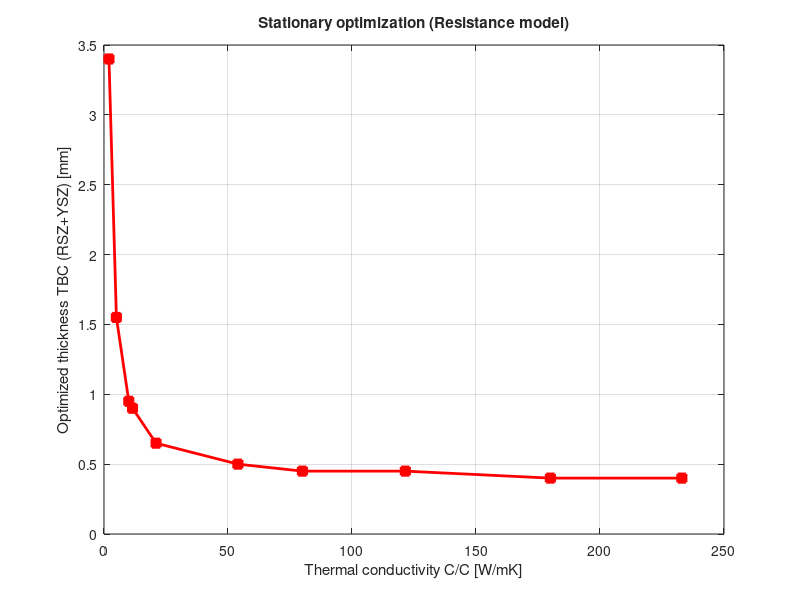

The MATLAB script that drew this image:
% BILAYER TBC WITH C/C - Resistance model (DEFINITIVO)
% ===============================================================
clear; clc; close all;

% --- Figure styling: light background, dark text (matching design.m) ---
set(0, 'DefaultFigureColor',    [0.97 0.97 0.97], ...  % figure background: near-white
       'DefaultAxesColor',      [1.00 1.00 1.00], ...  % axes background: white
       'DefaultAxesXColor',     [0.15 0.15 0.15], ...  % X tick/label: dark grey
       'DefaultAxesYColor',     [0.15 0.15 0.15], ...  % Y tick/label: dark grey
       'DefaultAxesZColor',     [0.15 0.15 0.15], ...  % Z tick/label
       'DefaultAxesGridColor',  [0.15 0.15 0.15], ...  % grid lines
       'DefaultTextColor',      [0.15 0.15 0.15]);     % all text objects

%% FIXED INPUT 
p_c     = 6.5e6;             
Tc      = 2836.99;           
gamma   = 1.1871;           
R_gas   = 8314 / 25.0;   
cp_g    = 2388;                        
mu_g    = 9.2063e-5;        
lambda_g= 0.38519;        
Pr_g    = mu_g * cp_g / lambda_g;  
M       = 0.313;            
r_t     = 0.1145 / 2;               
c_star  = 1509.9;
At_A    = 0.5;
rho_e   = 6.4843;
S       = 115;
Taw     = 2.8382e+03;     
Tw_CC   = 2200;   
Te      = 2812.44;

% Calculation h_g (Bartz)
T_ref_CC = 0.5 * Tw_CC + 0.5 * Te + 0.22 * (Taw - Te);
rho_ref_CC = rho_e / (Te / T_ref_CC);
mu_0 = 9.2624e-5;
mu_ref_CC = mu_0 * (T_ref_CC/Tc)^1.5 * (Tc+S)/(T_ref_CC+S);
h_g_CC = 0.026 / (2*r_t)^0.2 * (2).^0.1 * mu_0^0.2 * cp_g / Pr_g^0.6 * (p_c / c_star)^0.8 * (At_A)^0.9 * (rho_ref_CC/rho_e)^0.8 * (mu_ref_CC/mu_0)^0.2;

R_gas_res = 1 / h_g_CC;
h_air    = 500;   
T_air    = 288;    
R_air_res = 1 / h_air;

% Material properties [k, rho, cp]
mat.rsz = [0.6,   6500,  620];
mat.ysz = [0.9,   6000,  640]; 

L_cc   = 0.029;    % Calculated with sigma_yield,CC = 150 MPa, reduced to 100 
% MPa with FS = 1.5
k_wall_CC_vec = [2, 5, 10,11.5, 21, 54, 80, 121.5, 180, 233];

% Thickness search range[m]
L_rsz_search = 0.0001:0.00005:0.0030; 
L_ysz_search = 0.0001:0.00005:0.0030; 
T_limit  = 2200;       

%% Parametric loop over k
results = []; 
fprintf('%-10s | %-10s | %-10s | %-10s\n', 'k_CC', 'RSZ [mm]', 'YSZ [mm]', 'TOT [mm]');
fprintf('------------------------------------------------------------\n');

for k_idx = 1:length(k_wall_CC_vec)
    current_k_cc = k_wall_CC_vec(k_idx);
    R_cc_res = L_cc / current_k_cc;
    
    min_total = inf;
    best_combo = [0, 0];
    found = false;
    
    for L1 = L_rsz_search
        R_rsz = L1 / mat.rsz(1);
        for L2 = L_ysz_search
            R_ysz = L2 / mat.ysz(1);
            
            % Total resistance calculation
            R_tot = R_gas_res + R_rsz + R_ysz + R_cc_res + R_air_res;
            
            % Heat flux q
            q = (Taw - T_air) / R_tot;
            
            % TBC/metal interface temperature
            Tint = Taw - q * (R_gas_res + R_rsz + R_ysz);
            
            if Tint <= T_limit
                if (L1 + L2) < min_total
                    min_total = L1 + L2;
                    best_combo = [L1, L2];
                    found = true;
                end
                break; 
            end
        end
    end
    
    if found
        fprintf('%-10.1f | %-10.2f | %-10.2f | %-10.2f\n', ...
            current_k_cc, best_combo(1)*1e3, best_combo(2)*1e3, min_total*1e3);
        results = [results; current_k_cc, best_combo(1)*1e3, best_combo(2)*1e3, min_total*1e3];
    else
        fprintf('%-10.1f | %-33s\n', current_k_cc, 'NO SOLUTION');
    end
end

%% PLOT
fig1 = figure('Color', 'w');
plot(results(:,1), results(:,4), '-sr', 'LineWidth', 2, 'MarkerFaceColor', 'r');
grid on;
xlabel('Thermal conductivity C/C [W/mK]');
ylabel('Optimized thickness TBC (RSZ+YSZ) [mm]');
title('Stationary optimization (Resistance model)');

%% Save figure
results_dir = fullfile(fileparts(mfilename('fullpath')), 'results');
if ~exist(results_dir, 'dir')
    mkdir(results_dir);
end
set(fig1, 'Color', 'w');
exportgraphics(fig1, fullfile(results_dir, 'bilayer_cc_thickness_vs_conductivity.png'), ...
    'Resolution', 200, 'BackgroundColor', 'white');
fprintf('Figure saved to: %s\n', results_dir);
